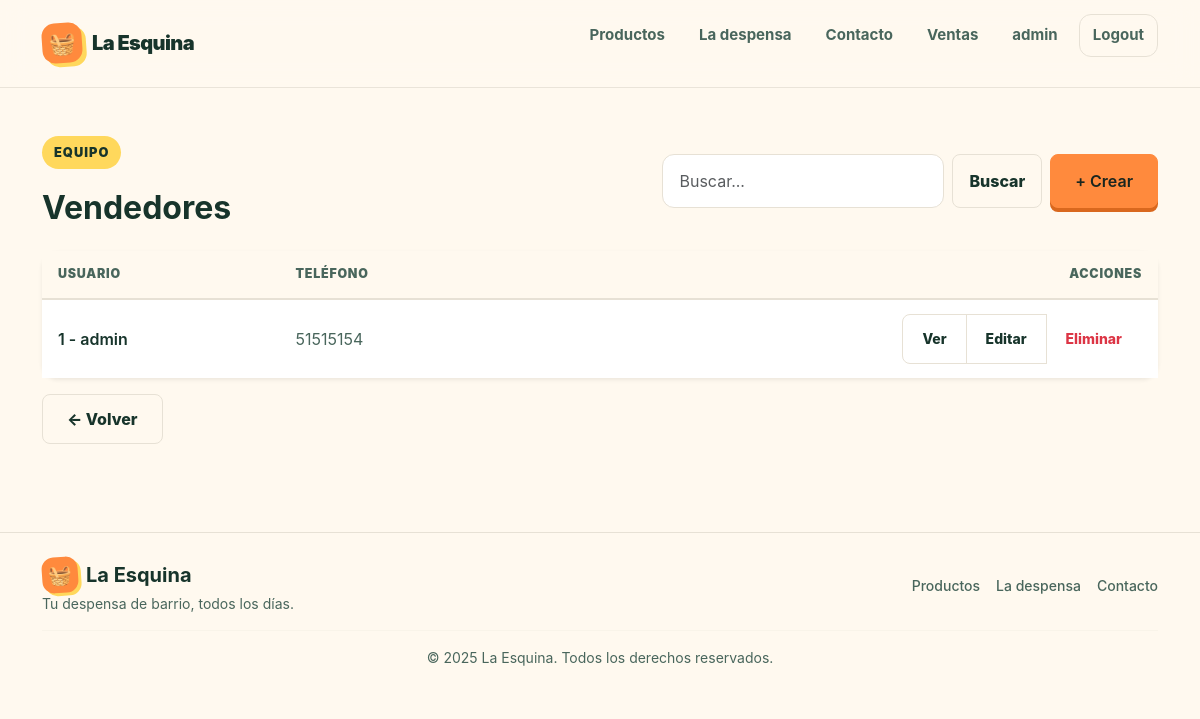
The app's page /producto/vendedor/list (signed in), older data.
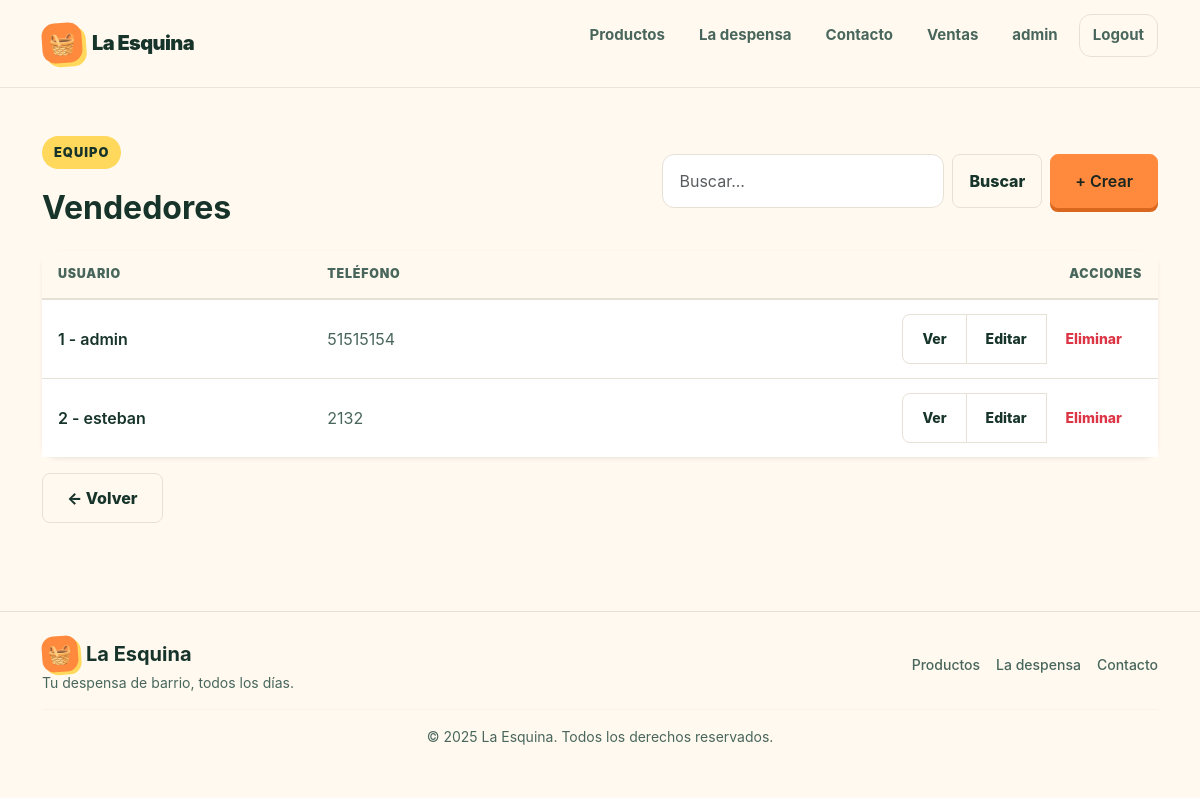
The same page, newer data.
### producto/models.py (models this page shows, shortened)
class Vendedor(models.Model):
    user = models.OneToOneField(User, on_delete=models.CASCADE, verbose_name="Usuario")
    telefono = models.CharField(max_length=15, blank=True, verbose_name="Teléfono")
    imagen_perfil = models.ImageField(
        upload_to="perfiles_vendedores/",
        blank=True,
        null=True,
        verbose_name="Imagen de Perfil",
    )
    class Meta:
        verbose_name = "Vendedor"
        verbose_name_plural = "Vendedores"

### producto/views/vendedores.py (the view)
# urls.py: path("vendedor/list", vendedores.VendedorList.as_view(), name="vendedor_list"),
class VendedorList(LoginRequiredMixin, ListView):
    model = Vendedor
    def get_queryset(self) -> QuerySet:
        busqueda = self.request.GET.get("busqueda", "").strip()
        if busqueda:
            return Vendedor.objects.filter(
                Q(user__username__icontains=busqueda) | Q(telefono__icontains=busqueda)
            )
        else:
            return Vendedor.objects.all()

### producto/templates/producto/vendedor_list.html
{% extends "core/base.html" %}
{% block contenido %}
<div class="container py-5">
    <div class="d-flex flex-wrap align-items-center justify-content-between gap-3 mb-4">
        <div>
            <div class="eyebrow">Equipo</div>
            <h1 class="h2 fw-bold mb-0" style="color: var(--ink);">Vendedores</h1>
        </div>
        <div class="d-flex flex-wrap gap-2">
            <form method="get" class="d-flex gap-2" role="search">
                <input class="form-control" type="search" name="busqueda" placeholder="Buscar..." aria-label="Buscar" />
                <button class="btn btn-outline-secondary rounded-3 px-3" type="submit" style="border-color: var(--line); color: var(--ink);">Buscar</button>
            </form>
            <a href="{% url 'producto:vendedor_create' %}" class="btn btn-primary rounded-3 px-4 fw-semibold">+ Crear</a>
        </div>
    </div>
    <div class="card border-0 rounded-4 shadow-sm">
        <div class="card-body p-0">
            <div class="table-responsive">
                <table class="table table-hover align-middle mb-0 data-table">
                    <thead>
                        <tr>
                            <th scope="col">Usuario</th>
                            <th scope="col">Teléfono</th>
                            <th scope="col" class="text-end">Acciones</th>
                        </tr>
                    </thead>
                    <tbody>
                        {% for vendedor in object_list %}
                            <tr>
                                <td class="fw-semibold" style="color: var(--ink);">{{ vendedor.id }} - {{ vendedor.user.username }}</td>
                                <td>{{ vendedor.telefono|default:"Sin teléfono" }}</td>
                                <td class="text-end">
                                    <div class="btn-group btn-group-sm">
                                        <a href="{% url 'producto:vendedor_detail' vendedor.id %}" class="btn btn-outline-secondary rounded-start-3" style="border-color: var(--line); color: var(--ink);">Ver</a>
                                        <a href="{% url 'producto:vendedor_update' vendedor.id %}" class="btn btn-outline-secondary" style="border-color: var(--line); color: var(--ink);">Editar</a>
                                        <a href="{% url 'producto:vendedor_delete' vendedor.id %}" class="btn btn-outline-danger rounded-end-3">Eliminar</a>
                                    </div>
                                </td>
                            </tr>
                        {% empty %}
                            <tr>
                                <td colspan="3" class="text-center py-4" style="color: var(--ink-soft);">No hay vendedores registrados.</td>
                            </tr>
                        {% endfor %}
                    </tbody>
                </table>
            </div>
        </div>
    </div>
    <div class="mt-3">
        <a href="{% url 'producto:home' %}" class="btn btn-outline-secondary rounded-3 px-4" style="border-color: var(--line); color: var(--ink);">← Volver</a>
    </div>
</div>
{% endblock contenido %}

Row changes from the older to the newer data that the page shows:
added Vendedor: id "2", user.username "esteban", telefono "2132"
